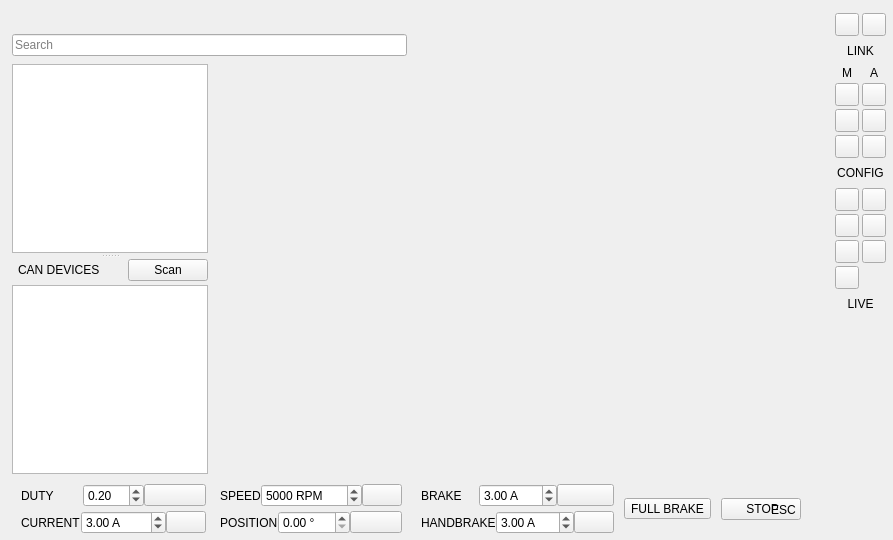
  <widget class="QWidget" name="centralWidget">
   <layout class="QGridLayout" name="gridLayout">
    <property name="leftMargin">
     <number>0</number>
    </property>
    <property name="topMargin">
     <number>0</number>
    </property>
    <property name="rightMargin">
     <number>0</number>
    </property>
    <property name="bottomMargin">
     <number>0</number>
    </property>
    <property name="spacing">
     <number>0</number>
    </property>
    <item row="0" column="0">
     <layout class="QVBoxLayout" name="verticalLayout_2">
      <property name="spacing">
       <number>8</number>
      </property>
      <property name="leftMargin">
       <number>12</number>
      </property>
      <property name="topMargin">
       <number>12</number>
      </property>
      <property name="rightMargin">
       <number>8</number>
      </property>
      <property name="bottomMargin">
       <number>4</number>
      </property>
      <item>
       <widget class="QLabel" name="pageLabel">
        <property name="enabled">
         <bool>true</bool>
        </property>
        <property name="text">
         <string/>
        </property>
        <property name="scaledContents">
         <bool>true</bool>
        </property>
       </widget>
      </item>
      <item>
       <widget class="QLineEdit" name="searchEdit">
        <property name="focusPolicy">
         <enum>Qt::FocusPolicy::ClickFocus</enum>
        </property>
        <property name="placeholderText">
         <string>Search</string>
        </property>
       </widget>
      </item>
      <item>
       <widget class="QSplitter" name="leftSplitter">
        <property name="orientation">
         <enum>Qt::Orientation::Vertical</enum>
        </property>
        <property name="handleWidth">
         <number>6</number>
        </property>
        <property name="childrenCollapsible">
         <bool>true</bool>
        </property>
        <widget class="QListWidget" name="pageList">
         <property name="sizePolicy">
          <sizepolicy hsizetype="Expanding" vsizetype="Expanding">
           <horstretch>0</horstretch>
           <verstretch>0</verstretch>
          </sizepolicy>
         </property>
         <property name="minimumSize">
          <size>
           <width>196</width>
           <height>0</height>
          </size>
         </property>
         <property name="maximumSize">
          <size>
           <width>196</width>
           <height>16777215</height>
          </size>
         </property>
         <property name="font">
          <font>
           <family>Roboto</family>
          </font>
         </property>
         <property name="editTriggers">
          <set>QAbstractItemView::EditTrigger::NoEditTriggers</set>
         </property>
         <property name="selectionBehavior">
          <enum>QAbstractItemView::SelectionBehavior::SelectRows</enum>
         </property>
         <property name="resizeMode">
          <enum>QListView::ResizeMode::Adjust</enum>
         </property>
         <property name="viewMode">
          <enum>QListView::ViewMode::ListMode</enum>
         </property>
        </widget>
        <widget class="QWidget" name="layoutWidget">
         <layout class="QVBoxLayout" name="verticalLayout">
          <property name="spacing">
           <number>4</number>
          </property>
          <item>
           <layout class="QHBoxLayout" name="canHeaderLayout">
            <property name="leftMargin">
             <number>6</number>
            </property>
            <item>
             <widget class="QLabel" name="canListLabel">
              <property name="text">
               <string>CAN DEVICES</string>
              </property>
             </widget>
            </item>
            <item>
             <spacer name="canHeaderSpacer">
              <property name="orientation">
               <enum>Qt::Orientation::Horizontal</enum>
              </property>
              <property name="sizeHint" stdset="0">
               <size>
                <width>20</width>
                <height>10</height>
               </size>
              </property>
             </spacer>
            </item>
            <item>
             <widget class="QPushButton" name="scanCanButton">
              <property name="toolTip">
               <string>Scan the CAN bus for devices</string>
              </property>
              <property name="text">
               <string>Scan</string>
              </property>
             </widget>
            </item>
           </layout>
          </item>
          <item>
           <widget class="QListWidget" name="canList">
            <property name="minimumSize">
             <size>
              <width>0</width>
              <height>100</height>
             </size>
            </property>
            <property name="font">
             <font>
              <family>Roboto</family>
             </font>
            </property>
            <property name="editTriggers">
             <set>QAbstractItemView::EditTrigger::NoEditTriggers</set>
            </property>
            <property name="selectionBehavior">
             <enum>QAbstractItemView::SelectionBehavior::SelectRows</enum>
            </property>
           </widget>
          </item>
         </layout>
        </widget>
       </widget>
      </item>
     </layout>
    </item>
    <item row="0" column="1">
     <widget class="QStackedWidget" name="pageWidget">
      <property name="currentIndex">
       <number>-1</number>
      </property>
     </widget>
    </item>
    <item row="0" column="2" rowspan="2">
     <widget class="QWidget" name="rail">
      <layout class="QVBoxLayout" name="railLayout">
       <property name="spacing">
        <number>5</number>
       </property>
       <property name="leftMargin">
        <number>3</number>
       </property>
       <property name="topMargin">
        <number>10</number>
       </property>
       <property name="rightMargin">
        <number>4</number>
       </property>
       <property name="bottomMargin">
        <number>6</number>
       </property>
       <item>
        <widget class="QFrame" name="linkKeys">
         <property name="keys" stdset="0">
          <bool>true</bool>
         </property>
         <layout class="QHBoxLayout" name="linkKeysLayout">
          <property name="spacing">
           <number>3</number>
          </property>
          <property name="leftMargin">
           <number>3</number>
          </property>
          <property name="topMargin">
           <number>3</number>
          </property>
          <property name="rightMargin">
           <number>3</number>
          </property>
          <property name="bottomMargin">
           <number>3</number>
          </property>
          <item>
           <widget class="QToolButton" name="actionReconnectButton"/>
          </item>
          <item>
           <widget class="QToolButton" name="actionDisconnectButton"/>
          </item>
         </layout>
        </widget>
       </item>
       <item>
        <widget class="QLabel" name="linkKeysLabel">
         <property name="bonus" stdset="0">
          <bool>true</bool>
         </property>
         <property name="text">
          <string>LINK</string>
         </property>
         <property name="alignment">
          <set>Qt::AlignmentFlag::AlignCenter</set>
         </property>
        </widget>
       </item>
       <item>
        <widget class="QFrame" name="configKeys">
         <property name="keys" stdset="0">
          <bool>true</bool>
         </property>
         <layout class="QHBoxLayout" name="configKeysLayout">
          <property name="spacing">
           <number>3</number>
          </property>
          <property name="leftMargin">
           <number>3</number>
          </property>
          <property name="topMargin">
           <number>3</number>
          </property>
          <property name="rightMargin">
           <number>3</number>
          </property>
          <property name="bottomMargin">
           <number>3</number>
          </property>
          <item>
           <layout class="QVBoxLayout" name="motorKeysLayout">
            <property name="spacing">
             <number>3</number>
            </property>
            <item>
             <widget class="QLabel" name="motorKeysLabel">
              <property name="text">
               <string>M</string>
              </property>
              <property name="alignment">
               <set>Qt::AlignmentFlag::AlignCenter</set>
              </property>
             </widget>
            </item>
            <item>
             <widget class="QToolButton" name="actionReadMcconfButton"/>
            </item>
            <item>
             <widget class="QToolButton" name="actionReadMcconfDefaultButton"/>
            </item>
            <item>
             <widget class="QToolButton" name="actionWriteMcconfButton"/>
            </item>
           </layout>
          </item>
          <item>
           <layout class="QVBoxLayout" name="appKeysLayout">
            <property name="spacing">
             <number>3</number>
            </property>
            <item>
             <widget class="QLabel" name="appKeysLabel">
              <property name="text">
               <string>A</string>
              </property>
              <property name="alignment">
               <set>Qt::AlignmentFlag::AlignCenter</set>
              </property>
             </widget>
            </item>
            <item>
             <widget class="QToolButton" name="actionReadAppconfButton"/>
            </item>
            <item>
             <widget class="QToolButton" name="actionReadAppconfDefaultButton"/>
            </item>
            <item>
             <widget class="QToolButton" name="actionWriteAppconfButton"/>
            </item>
           </layout>
          </item>
         </layout>
        </widget>
       </item>
       <item>
        <widget class="QLabel" name="configKeysLabel">
         <property name="bonus" stdset="0">
          <bool>true</bool>
         </property>
         <property name="text">
          <string>CONFIG</string>
         </property>
         <property name="alignment">
          <set>Qt::AlignmentFlag::AlignCenter</set>
         </property>
        </widget>
       </item>
       <item>
        <widget class="QFrame" name="liveKeys">
         <property name="keys" stdset="0">
          <bool>true</bool>
         </property>
         <layout class="QVBoxLayout" name="liveKeysLayout">
          <property name="spacing">
           <number>3</number>
          </property>
          <property name="leftMargin">
           <number>3</number>
          </property>
          <property name="topMargin">
           <number>3</number>
          </property>
          <property name="rightMargin">
           <number>3</number>
          </property>
          <property name="bottomMargin">
           <number>3</number>
          </property>
          <item>
           <layout class="QHBoxLayout" name="liveKeysColumns">
            <property name="spacing">
             <number>3</number>
            </property>
            <item>
             <layout class="QVBoxLayout" name="liveKeysLeft">
              <property name="spacing">
               <number>3</number>
              </property>
              <item>
               <widget class="QToolButton" name="actionRtDataButton"/>
              </item>
              <item>
               <widget class="QToolButton" name="actionIMUButton"/>
              </item>
              <item>
               <widget class="QToolButton" name="actionSendAliveButton"/>
              </item>
             </layout>
            </item>
            <item>
             <layout class="QVBoxLayout" name="liveKeysRight">
              <property name="spacing">
               <number>3</number>
              </property>
              <item>
               <widget class="QToolButton" name="actionRtDataAppButton"/>
              </item>
              <item>
               <widget class="QToolButton" name="actionrtDataBmsButton"/>
              </item>
              <item>
               <widget class="QToolButton" name="actionKeyboardControlButton"/>
              </item>
             </layout>
            </item>
           </layout>
          </item>
          <item>
           <widget class="QToolButton" name="actionCanFwdButton"/>
          </item>
         </layout>
        </widget>
       </item>
       <item>
        <widget class="QLabel" name="liveKeysLabel">
         <property name="bonus" stdset="0">
          <bool>true</bool>
         </property>
         <property name="text">
          <string>LIVE</string>
         </property>
         <property name="alignment">
          <set>Qt::AlignmentFlag::AlignCenter</set>
         </property>
        </widget>
       </item>
       <item>
        <spacer name="railSpacer">
         <property name="orientation">
          <enum>Qt::Orientation::Vertical</enum>
         </property>
         <property name="sizeHint" stdset="0">
          <size>
           <width>10</width>
           <height>40</height>
          </size>
         </property>
        </spacer>
       </item>
      </layout>
     </widget>
    </item>
    <item row="1" column="0" colspan="2">
     <widget class="QWidget" name="deck">
      <layout class="QHBoxLayout" name="deckLayout">
       <property name="spacing">
        <number>10</number>
       </property>
       <property name="leftMargin">
        <number>12</number>
       </property>
       <property name="topMargin">
        <number>6</number>
       </property>
       <property name="rightMargin">
        <number>0</number>
       </property>
       <property name="bottomMargin">
        <number>6</number>
       </property>
       <item>
        <layout class="QGridLayout" name="runLayout">
         <property name="horizontalSpacing">
          <number>5</number>
         </property>
         <property name="verticalSpacing">
          <number>4</number>
         </property>
         <item row="0" column="0">
          <widget class="QFrame" name="dutyCell">
           <property name="cell" stdset="0">
            <bool>true</bool>
           </property>
           <layout class="QHBoxLayout" name="dutyCellLayout">
            <property name="spacing">
             <number>0</number>
            </property>
            <property name="leftMargin">
             <number>9</number>
            </property>
            <property name="topMargin">
             <number>0</number>
            </property>
            <property name="rightMargin">
             <number>0</number>
            </property>
            <property name="bottomMargin">
             <number>0</number>
            </property>
            <item>
             <widget class="QLabel" name="dutyCellLabel">
              <property name="text">
               <string>DUTY</string>
              </property>
             </widget>
            </item>
            <item>
             <widget class="QDoubleSpinBox" name="dutyBox">
              <property name="toolTip">
               <string>Duty cycle</string>
              </property>
              <property name="minimum">
               <double>-1.000000000000000</double>
              </property>
              <property name="maximum">
               <double>1.000000000000000</double>
              </property>
              <property name="singleStep">
               <double>0.010000000000000</double>
              </property>
              <property name="value">
               <double>0.200000000000000</double>
              </property>
             </widget>
            </item>
            <item>
             <widget class="QPushButton" name="dutyButton">
              <property name="toolTip">
               <string>Duty cycle</string>
              </property>
             </widget>
            </item>
           </layout>
          </widget>
         </item>
         <item row="0" column="1">
          <widget class="QFrame" name="speedCell">
           <property name="cell" stdset="0">
            <bool>true</bool>
           </property>
           <layout class="QHBoxLayout" name="speedCellLayout">
            <property name="spacing">
             <number>0</number>
            </property>
            <property name="leftMargin">
             <number>9</number>
            </property>
            <property name="topMargin">
             <number>0</number>
            </property>
            <property name="rightMargin">
             <number>0</number>
            </property>
            <property name="bottomMargin">
             <number>0</number>
            </property>
            <item>
             <widget class="QLabel" name="speedCellLabel">
              <property name="text">
               <string>SPEED</string>
              </property>
             </widget>
            </item>
            <item>
             <widget class="QDoubleSpinBox" name="speedBox">
              <property name="toolTip">
               <string>Speed</string>
              </property>
              <property name="suffix">
               <string> RPM</string>
              </property>
              <property name="decimals">
               <number>0</number>
              </property>
              <property name="minimum">
               <double>-400000.000000000000000</double>
              </property>
              <property name="maximum">
               <double>400000.000000000000000</double>
              </property>
              <property name="singleStep">
               <double>100.000000000000000</double>
              </property>
              <property name="value">
               <double>5000.000000000000000</double>
              </property>
             </widget>
            </item>
            <item>
             <widget class="QPushButton" name="speedButton">
              <property name="toolTip">
               <string>Speed</string>
              </property>
             </widget>
            </item>
           </layout>
          </widget>
         </item>
         <item row="1" column="0">
          <widget class="QFrame" name="currentCell">
           <property name="cell" stdset="0">
            <bool>true</bool>
           </property>
           <layout class="QHBoxLayout" name="currentCellLayout">
            <property name="spacing">
             <number>0</number>
            </property>
            <property name="leftMargin">
             <number>9</number>
            </property>
            <property name="topMargin">
             <number>0</number>
            </property>
            <property name="rightMargin">
             <number>0</number>
            </property>
            <property name="bottomMargin">
             <number>0</number>
            </property>
            <item>
             <widget class="QLabel" name="currentCellLabel">
              <property name="text">
               <string>CURRENT</string>
              </property>
             </widget>
            </item>
            <item>
             <widget class="QDoubleSpinBox" name="currentBox">
              <property name="toolTip">
               <string>Current</string>
              </property>
              <property name="suffix">
               <string> A</string>
              </property>
              <property name="minimum">
               <double>-5000.000000000000000</double>
              </property>
              <property name="maximum">
               <double>5000.000000000000000</double>
              </property>
              <property name="singleStep">
               <double>0.500000000000000</double>
              </property>
              <property name="value">
               <double>3.000000000000000</double>
              </property>
             </widget>
            </item>
            <item>
             <widget class="QPushButton" name="currentButton">
              <property name="toolTip">
               <string>Current</string>
              </property>
             </widget>
            </item>
           </layout>
          </widget>
         </item>
         <item row="1" column="1">
          <widget class="QFrame" name="posCell">
           <property name="cell" stdset="0">
            <bool>true</bool>
           </property>
           <layout class="QHBoxLayout" name="posCellLayout">
            <property name="spacing">
             <number>0</number>
            </property>
            <property name="leftMargin">
             <number>9</number>
            </property>
            <property name="topMargin">
             <number>0</number>
            </property>
            <property name="rightMargin">
             <number>0</number>
            </property>
            <property name="bottomMargin">
             <number>0</number>
            </property>
            <item>
             <widget class="QLabel" name="posCellLabel">
              <property name="text">
               <string>POSITION</string>
              </property>
             </widget>
            </item>
            <item>
             <widget class="QDoubleSpinBox" name="posBox">
              <property name="toolTip">
               <string>Position</string>
              </property>
              <property name="suffix">
               <string> °</string>
              </property>
              <property name="maximum">
               <double>360.000000000000000</double>
              </property>
              <property name="singleStep">
               <double>0.100000000000000</double>
              </property>
              <property name="value">
               <double>0.000000000000000</double>
              </property>
             </widget>
            </item>
            <item>
             <widget class="QPushButton" name="posButton">
              <property name="toolTip">
               <string>Position</string>
              </property>
             </widget>
            </item>
           </layout>
          </widget>
         </item>
        </layout>
       </item>
       <item>
        <layout class="QVBoxLayout" name="brakeLayout">
         <property name="spacing">
          <number>4</number>
         </property>
         <item>
          <widget class="QFrame" name="brakeCurrentCell">
           <property name="cell" stdset="0">
            <bool>true</bool>
           </property>
           <layout class="QHBoxLayout" name="brakeCurrentCellLayout">
            <property name="spacing">
             <number>0</number>
            </property>
            <property name="leftMargin">
             <number>9</number>
            </property>
            <property name="topMargin">
             <number>0</number>
            </property>
            <property name="rightMargin">
             <number>0</number>
            </property>
            <property name="bottomMargin">
             <number>0</number>
            </property>
            <item>
             <widget class="QLabel" name="brakeCurrentCellLabel">
              <property name="text">
               <string>BRAKE</string>
              </property>
             </widget>
            </item>
            <item>
             <widget class="QDoubleSpinBox" name="brakeCurrentBox">
              <property name="toolTip">
               <string>Brake current</string>
              </property>
              <property name="suffix">
               <string> A</string>
              </property>
              <property name="minimum">
               <double>-500.000000000000000</double>
              </property>
              <property name="maximum">
               <double>500.000000000000000</double>
              </property>
              <property name="singleStep">
               <double>0.500000000000000</double>
              </property>
              <property name="value">
               <double>3.000000000000000</double>
              </property>
             </widget>
            </item>
            <item>
             <widget class="QPushButton" name="brakeCurrentButton">
              <property name="toolTip">
               <string>Brake current</string>
              </property>
             </widget>
            </item>
           </layout>
          </widget>
         </item>
         <item>
          <widget class="QFrame" name="handbrakeCell">
           <property name="cell" stdset="0">
            <bool>true</bool>
           </property>
           <layout class="QHBoxLayout" name="handbrakeCellLayout">
            <property name="spacing">
             <number>0</number>
            </property>
            <property name="leftMargin">
             <number>9</number>
            </property>
            <property name="topMargin">
             <number>0</number>
            </property>
            <property name="rightMargin">
             <number>0</number>
            </property>
            <property name="bottomMargin">
             <number>0</number>
            </property>
            <item>
             <widget class="QLabel" name="handbrakeCellLabel">
              <property name="text">
               <string>HANDBRAKE</string>
              </property>
             </widget>
            </item>
            <item>
             <widget class="QDoubleSpinBox" name="handbrakeBox">
              <property name="toolTip">
               <string>Handbrake current</string>
              </property>
              <property name="suffix">
               <string> A</string>
              </property>
              <property name="minimum">
               <double>-500.000000000000000</double>
              </property>
              <property name="maximum">
               <double>500.000000000000000</double>
              </property>
              <property name="singleStep">
               <double>0.500000000000000</double>
              </property>
              <property name="value">
               <double>3.000000000000000</double>
              </property>
             </widget>
            </item>
            <item>
             <widget class="QPushButton" name="handbrakeButton">
              <property name="toolTip">
               <string>Handbrake current</string>
              </property>
             </widget>
            </item>
           </layout>
          </widget>
         </item>
        </layout>
       </item>
       <item>
        <widget class="QToolButton" name="fullBrakeButton">
         <property name="toolTip">
          <string>Full brake</string>
         </property>
         <property name="text">
          <string>FULL BRAKE</string>
         </property>
         <property name="toolButtonStyle">
          <enum>Qt::ToolButtonStyle::ToolButtonTextUnderIcon</enum>
         </property>
        </widget>
       </item>
       <item>
        <widget class="QPushButton" name="stopButton">
         <property name="toolTip">
          <string>Switch off</string>
         </property>
         <property name="text">
          <string> STOP</string>
         </property>
         <layout class="QVBoxLayout" name="stopLayout">
          <property name="leftMargin">
           <number>0</number>
          </property>
          <property name="topMargin">
           <number>5</number>
          </property>
          <property name="rightMargin">
           <number>5</number>
          </property>
          <property name="bottomMargin">
           <number>0</number>
          </property>
          <item alignment="Qt::AlignmentFlag::AlignRight|Qt::AlignmentFlag::AlignTop">
           <widget class="QLabel" name="stopKeyLabel">
            <property name="text">
             <string>ESC</string>
            </property>
           </widget>
          </item>
         </layout>
        </widget>
       </item>
       <item>
        <widget class="QFrame" name="gaugeFrame">
         <property name="sizePolicy">
          <sizepolicy hsizetype="Expanding" vsizetype="Preferred">
           <horstretch>0</horstretch>
           <verstretch>0</verstretch>
          </sizepolicy>
         </property>
         <layout class="QVBoxLayout" name="gaugeLayout">
          <property name="spacing">
           <number>2</number>
          </property>
          <property name="leftMargin">
           <number>12</number>
          </property>
          <property name="topMargin">
           <number>5</number>
          </property>
          <property name="rightMargin">
           <number>6</number>
          </property>
          <property name="bottomMargin">
           <number>5</number>
          </property>
          <item>
           <widget class="DisplayBar" name="dispDuty" native="true"/>
          </item>
          <item>
           <widget class="DisplayBar" name="dispCurrent" native="true"/>
          </item>
         </layout>
        </widget>
       </item>
      </layout>
     </widget>
    </item>
   </layout>
  </widget>
